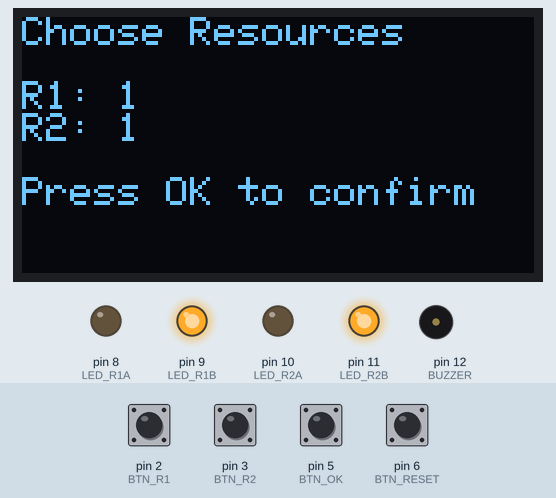
Bench run of a program on a simulated Arduino Uno, built with avr-gcc and run on an emulated ATmega328P. Parts: 128×64 one-colour display, output pins drawn as LEDs (lit = HIGH), buzzer (waves = sounding). The test bench sets the inputs (shaded band); at power-on: pin 2 (BTN_R1), pin 3 (BTN_R2), pin 5 (BTN_OK), pin 6 (BTN_RESET) HIGH.

Above: at 3.2 s.
3.3 s: pin 5 (BTN_OK) pulled LOW for 0.15 s
At 4.5 s:
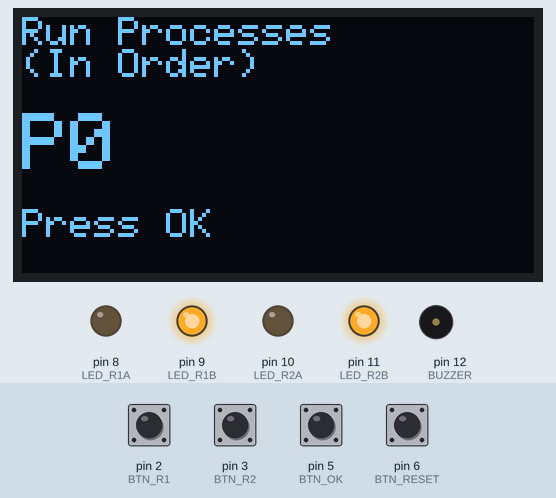
5.1 s: pin 5 (BTN_OK) pulled LOW for 1 s
At 6.15 s:
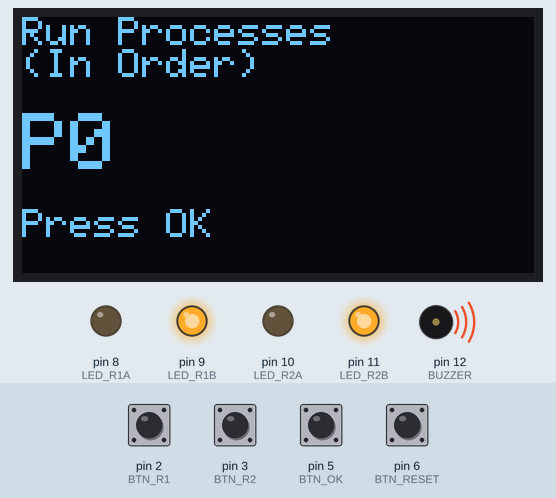
7.7 s: pin 6 (BTN_RESET) pulled LOW for 0.15 s
At 8.09 s:
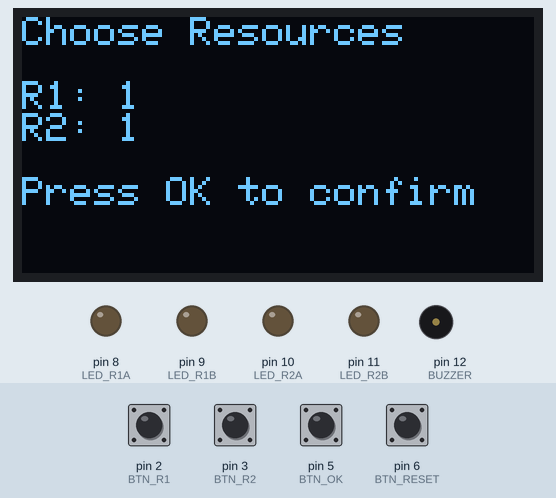
9.7 s: pin 2 (BTN_R1) pulled LOW for 0.15 s
At 11.2 s:
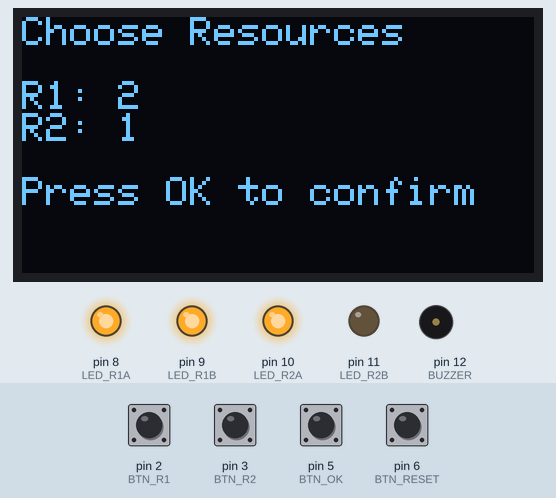
11.5 s: pin 3 (BTN_R2) pulled LOW for 0.15 s
At 12.6 s:
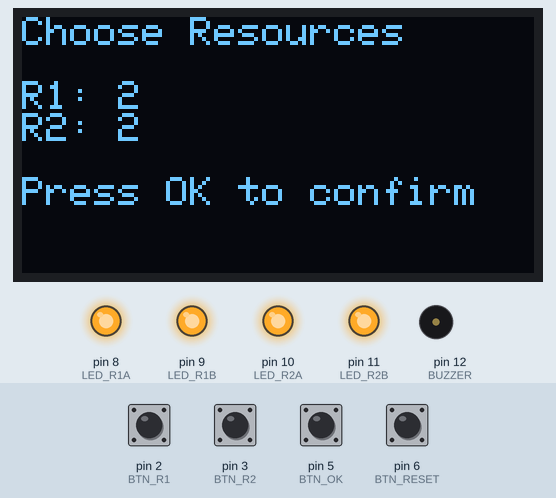
13.3 s: pin 2 (BTN_R1) pulled LOW for 1 s
At 15.7 s:
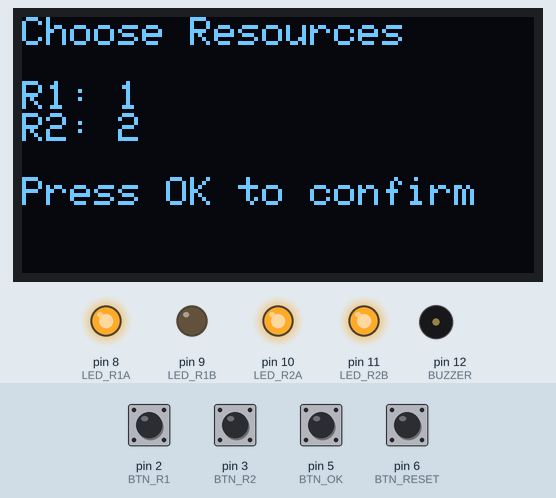
Timing chart, 0 to 16.9 s (numbered marks = the images above; inputs shaded):
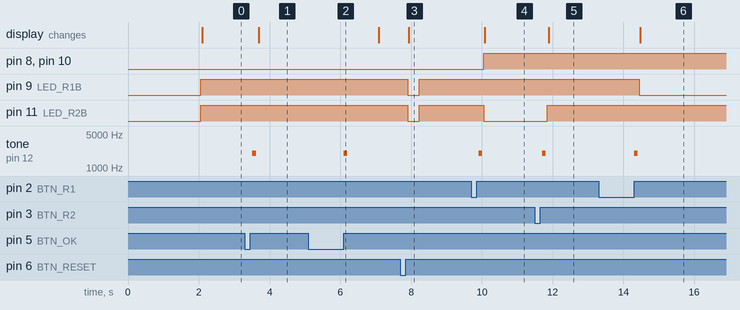

Measured:
- after the input at 3.3 s, tone on pin 12 (BUZZER): silent → 2000 Hz after 0.22 s, → silent 0.10 s later; the display: changes after 0.40 s (image 1)
- after the input at 5.1 s, tone on pin 12 (BUZZER): silent → 2000 Hz after 1.0 s, → silent 0.10 s later
- after the input at 7.7 s, pin 9 (LED_R1B), pin 11 (LED_R2B): HIGH → LOW after 0.20 s, → HIGH 0.33 s later; the display: changes after 0.23 s (image 3)
- after the input at 9.7 s, pin 8 (LED_R1A), pin 10 (LED_R2A): LOW → HIGH after 0.36 s; pin 11 (LED_R2B): HIGH → LOW after 0.36 s; tone on pin 12 (BUZZER): silent → 2000 Hz after 0.21 s, → silent 0.10 s later; the display: changes after 0.39 s (image 4)
- after the input at 11.5 s, pin 11 (LED_R2B): LOW → HIGH after 0.35 s; tone on pin 12 (BUZZER): silent → 2000 Hz after 0.20 s, → silent 0.10 s later; the display: changes after 0.38 s (image 5)
- after the input at 13.3 s, pin 9 (LED_R1B): HIGH → LOW after 1.2 s; tone on pin 12 (BUZZER): silent → 2000 Hz after 1.0 s, → silent 0.10 s later; the display: changes after 1.2 s (image 6)

The program:

main.cpp
```cpp
#include <Arduino.h>
#include <Wire.h>
#include <Adafruit_GFX.h>
#include <Adafruit_SSD1306.h>

#define SCREEN_WIDTH 128
#define SCREEN_HEIGHT 64
Adafruit_SSD1306 display(SCREEN_WIDTH, SCREEN_HEIGHT, &Wire, -1);

#define BTN_R1     2
#define BTN_R2     3
#define BTN_PROC   4
#define BTN_OK     5
#define BTN_RESET  6

#define LED_R1A 8
#define LED_R1B 9
#define LED_R2A 10
#define LED_R2B 11

#define BUZZER 12

enum State {
  CHOOSE,
  RUN_ORDER,
  SHOW_SAFE,
  EXECUTE,
  FINISHED
};
State currentState = CHOOSE;

int totalR1 = 1;
int totalR2 = 1;
int runIndex = 0;
int execIndex = 0;
int selectedProc = 0;
bool showingProcess = false;

int getScenario() {
  if (totalR1 == 2 && totalR2 == 2) return 0;
  if (totalR1 == 2 && totalR2 == 1) return 1;
  if (totalR1 == 1 && totalR2 == 2) return 2;
  return 3;
}

const int safeSeq[4][3] = {
  {1, 0, 2},
  {2, 0, 1},
  {1, 2, 0},
  {0, 1, 2}
};

const byte fullLED[4][4] = {
  {1, 1, 1, 1},
  {1, 1, 1, 0},
  {1, 0, 1, 1},
  {0, 1, 0, 1}
};

const byte runLEDBefore[4][3][4] = {
  { {1,1,1,1}, {1,1,1,1}, {0,1,0,1} },
  { {1,1,1,0}, {1,1,1,0}, {1,1,1,0} },
  { {1,0,1,1}, {1,0,1,1}, {1,0,0,1} },
  { {0,1,0,1}, {0,1,0,1}, {0,1,0,1} }
};

const byte runLEDAfter[4][3][4] = {
  { {1,1,1,1}, {0,1,0,1}, {0,1,0,1} },
  { {1,1,1,0}, {1,1,1,0}, {0,1,1,0} },
  { {1,0,1,1}, {1,0,0,1}, {1,0,0,1} },
  { {0,1,0,1}, {0,1,0,1}, {0,1,0,1} }
};

bool pressed(int pin) {
  if (digitalRead(pin) == LOW) {
    delay(200);
    while (digitalRead(pin) == LOW);
    return true;
  }
  return false;
}

void clearLEDs() {
  digitalWrite(LED_R1A, LOW);
  digitalWrite(LED_R1B, LOW);
  digitalWrite(LED_R2A, LOW);
  digitalWrite(LED_R2B, LOW);
}

void showLED(const byte led[4]) {
  digitalWrite(LED_R1A, led[0] ? HIGH : LOW);
  digitalWrite(LED_R1B, led[1] ? HIGH : LOW);
  digitalWrite(LED_R2A, led[2] ? HIGH : LOW);
  digitalWrite(LED_R2B, led[3] ? HIGH : LOW);
}

void playErrorBuzz() {
  tone(BUZZER, 1000, 300);
  delay(350);
}

void playSuccessBeep() {
  tone(BUZZER, 2000, 100);
  delay(150);
}

void displayChoose() {
  display.clearDisplay();
  display.setTextSize(1);
  display.setCursor(0, 0);

  display.println("Choose Resources");
  display.println();
  display.print("R1: ");
  display.println(totalR1);
  display.print("R2: ");
  display.println(totalR2);
  display.println();
  display.println("Press OK to confirm");

  display.display();
}

void displayRun() {
  display.clearDisplay();
  display.setTextSize(1);
  display.setCursor(0, 0);

  display.println("Run Processes");
  display.println("(In Order)");
  display.println();
  display.setTextSize(2);
  display.print("P");
  display.println(runIndex);
  display.setTextSize(1);
  display.println();
  display.println("Press OK");

  display.display();
}

void displaySafeSequence() {
  int s = getScenario();

  display.clearDisplay();
  display.setTextSize(1);
  display.setCursor(0, 0);

  display.println("Safe Sequence:");
  display.println();
  display.setTextSize(2);
  display.print("P");
  display.print(safeSeq[s][0]);
  display.print(">");
  display.print("P");
  display.print(safeSeq[s][1]);
  display.print(">");
  display.print("P");
  display.println(safeSeq[s][2]);

  display.display();
}

void displayExecute() {
  int s = getScenario();

  display.clearDisplay();
  display.setTextSize(1);
  display.setCursor(0, 0);

  display.println("Safe Sequence:");
  display.print("P");
  display.print(safeSeq[s][0]);
  display.print(" > P");
  display.print(safeSeq[s][1]);
  display.print(" > P");
  display.println(safeSeq[s][2]);
  display.println();

  display.print("Next: P");
  display.println(safeSeq[s][execIndex]);
  display.println();

  display.setTextSize(2);
  display.print("Sel: P");
  display.println(selectedProc);

  display.display();
}

void displayFinished() {
  display.clearDisplay();
  display.setTextSize(2);
  display.setTextColor(WHITE);

  display.setCursor(35, 0);
  display.println("Yay!");

  display.setCursor(10, 20);
  display.println("Processes");
  display.setCursor(10, 40);
  display.println("Finished!");

  display.display();
}

void setup() {
  pinMode(BTN_R1, INPUT_PULLUP);
  pinMode(BTN_R2, INPUT_PULLUP);
  pinMode(BTN_PROC, INPUT_PULLUP);
  pinMode(BTN_OK, INPUT_PULLUP);
  pinMode(BTN_RESET, INPUT_PULLUP);

  pinMode(LED_R1A, OUTPUT);
  pinMode(LED_R1B, OUTPUT);
  pinMode(LED_R2A, OUTPUT);
  pinMode(LED_R2B, OUTPUT);

  pinMode(BUZZER, OUTPUT);

  if (!display.begin(SSD1306_SWITCHCAPVCC, 0x3C)) {
    while (1) {
      digitalWrite(LED_R1A, HIGH);
      delay(100);
      digitalWrite(LED_R1A, LOW);
      delay(100);
    }
  }

  display.setTextSize(1);
  display.setTextColor(WHITE);
  display.clearDisplay();

  display.setCursor(0, 0);
  display.println("Resource Allocation");
  display.println("System");
  display.println();
  display.println("Banker's Algorithm");
  display.display();
  delay(2000);

  clearLEDs();
}

void loop() {
  int s = getScenario();

  if (pressed(BTN_RESET)) {
    currentState = CHOOSE;
    totalR1 = 1;
    totalR2 = 1;
    runIndex = 0;
    execIndex = 0;
    selectedProc = 0;
    showingProcess = false;
    clearLEDs();
    displayChoose();
    delay(300);
    return;
  }

  if (currentState == CHOOSE) {
    if (pressed(BTN_R1)) {
      totalR1 = (totalR1 == 1) ? 2 : 1;
      playSuccessBeep();
    }

    if (pressed(BTN_R2)) {
      totalR2 = (totalR2 == 1) ? 2 : 1;
      playSuccessBeep();
    }

    showLED(fullLED[getScenario()]);
    displayChoose();

    if (pressed(BTN_OK)) {
      runIndex = 0;
      showingProcess = false;
      currentState = RUN_ORDER;
      playSuccessBeep();
    }
  }

  else if (currentState == RUN_ORDER) {
    if (!showingProcess) {
      showLED(runLEDBefore[s][runIndex]);
      displayRun();
      showingProcess = true;
    }

    if (pressed(BTN_OK)) {
      playSuccessBeep();

      showLED(runLEDAfter[s][runIndex]);
      delay(800);

      runIndex++;
      showingProcess = false;

      if (runIndex > 2) {
        execIndex = 0;
        selectedProc = 0;
        currentState = SHOW_SAFE;
        displaySafeSequence();
        delay(2000);
        currentState = EXECUTE;
      }
    }
  }

  else if (currentState == EXECUTE) {
    displayExecute();

    if (pressed(BTN_PROC)) {
      selectedProc = (selectedProc + 1) % 3;
      playSuccessBeep();
      displayExecute();
    }

    if (pressed(BTN_OK)) {
      if (selectedProc == safeSeq[s][execIndex]) {
        playSuccessBeep();
        showLED(fullLED[s]);
        delay(500);

        execIndex++;

        if (execIndex > 2) {
          currentState = FINISHED;
        } else {
          displayExecute();
        }
      } else {
        playErrorBuzz();
      }
    }
  }

  else if (currentState == FINISHED) {
    showLED(fullLED[s]);
    displayFinished();
  }
}
```
